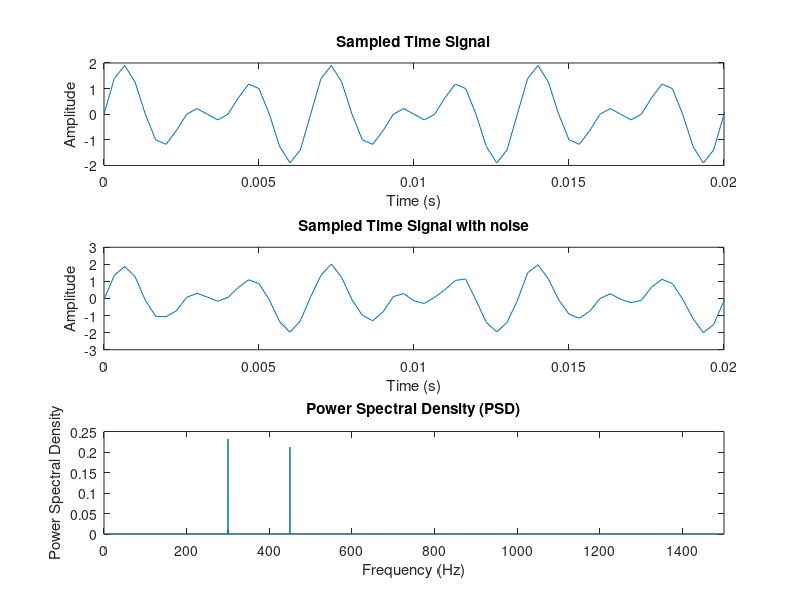

MATLAB code for this plot:
clear all
close all
clc;

%Signal Frequencies
f = 300;

%Sampling Frequency
fs = 3000;
% fs = 450;
% fs = 900;

%Signals axis Calculation
startP = 0;
endP = 0.02;

% buffer_length = 2048;
buffer_length = 8192;

t = (0:1:buffer_length-1)/fs;


%Noise Amplitudes
% alpha = 0.1;
alpha = 0.3;
% alpha = 2.0;

%Generation of noise and then the signal
% noise = alpha * randn(1, length(t)); %normally distributed noise
noise = alpha * (rand(size(t)) - 0.5); %uniformly distributed noise

signal = sin(2*pi*f*t) + sin(3*pi*f*t);
% signal = sin((2*pi*f*t)+0.2) + sin((3*pi*f*t)+0.3);
signal_with_noise = signal + noise;


%Calculation of PSD using the Wiener-Khintchine theorem
[signal_corr, lag] = xcorr(signal_with_noise, 'biased');
PSD = abs(fftshift(fft(signal_corr))) / buffer_length;
positiveFreq = (-fs/2):(fs/length(lag)):(fs/2 - fs/length(lag)); 


% Plot time signal
figure;
subplot(3,1,1);
plot(t, signal);
xlabel('Time (s)');
ylabel('Amplitude');
title('Sampled Time Signal');
xlim([startP, endP]);

subplot(3,1,2);
plot(t, signal_with_noise);
xlabel('Time (s)');
ylabel('Amplitude');
title('Sampled Time Signal with noise');
xlim([startP, endP]);

% Plot PSD
subplot(3,1,3);
% plot(freq, PSD);
plot(positiveFreq, PSD);
xlabel('Frequency (Hz)');
ylabel('Power Spectral Density');
title('Power Spectral Density (PSD)');
xlim([0, fs/2]);
